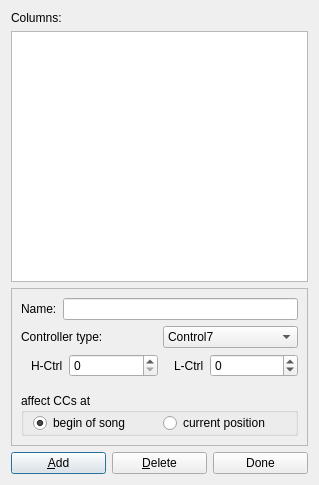
<?xml version="1.0" encoding="UTF-8"?>
<ui version="4.0">
 <class>ArrangerColumnsBase</class>
 <widget class="QDialog" name="ArrangerColumnsBase">
  <property name="geometry">
   <rect>
    <x>0</x>
    <y>0</y>
    <width>319</width>
    <height>485</height>
   </rect>
  </property>
  <property name="windowTitle">
   <string>Configure arranger columns</string>
  </property>
  <layout class="QVBoxLayout" name="verticalLayout_2">
   <item>
    <widget class="QLabel" name="label">
     <property name="text">
      <string>Columns:</string>
     </property>
    </widget>
   </item>
   <item>
    <widget class="QListWidget" name="listWidget"/>
   </item>
   <item>
    <widget class="QFrame" name="frame">
     <property name="frameShape">
      <enum>QFrame::StyledPanel</enum>
     </property>
     <property name="frameShadow">
      <enum>QFrame::Raised</enum>
     </property>
     <layout class="QVBoxLayout" name="verticalLayout_3">
      <item>
       <layout class="QVBoxLayout" name="verticalLayout">
        <item>
         <layout class="QHBoxLayout" name="horizontalLayout">
          <item>
           <widget class="QLabel" name="label_2">
            <property name="text">
             <string>Name:</string>
            </property>
           </widget>
          </item>
          <item>
           <widget class="QLineEdit" name="nameEdit"/>
          </item>
         </layout>
        </item>
        <item>
         <layout class="QHBoxLayout" name="horizontalLayout_2">
          <item>
           <widget class="QLabel" name="TextLabel2_4">
            <property name="text">
             <string>Controller type:</string>
            </property>
            <property name="wordWrap">
             <bool>false</bool>
            </property>
           </widget>
          </item>
          <item>
           <widget class="QComboBox" name="ctrlType">
            <property name="toolTip">
             <string>Midi controller type</string>
            </property>
            <property name="whatsThis">
             <string>Midi controller type</string>
            </property>
            <item>
             <property name="text">
              <string>Control7</string>
             </property>
            </item>
            <item>
             <property name="text">
              <string>Control14</string>
             </property>
            </item>
            <item>
             <property name="text">
              <string>RPN</string>
             </property>
            </item>
            <item>
             <property name="text">
              <string>NRPN</string>
             </property>
            </item>
            <item>
             <property name="text">
              <string>RPN14</string>
             </property>
            </item>
            <item>
             <property name="text">
              <string>NRPN14</string>
             </property>
            </item>
            <item>
             <property name="text">
              <string>Pitch</string>
             </property>
            </item>
            <item>
             <property name="text">
              <string>Program</string>
             </property>
            </item>
           </widget>
          </item>
         </layout>
        </item>
        <item>
         <layout class="QHBoxLayout" name="horizontalLayout_3">
          <item>
           <widget class="QLabel" name="TextLabel3_2">
            <property name="text">
             <string>H-Ctrl</string>
            </property>
            <property name="wordWrap">
             <bool>false</bool>
            </property>
            <property name="indent">
             <number>10</number>
            </property>
           </widget>
          </item>
          <item>
           <widget class="QSpinBox" name="spinBoxHCtrlNo">
            <property name="sizePolicy">
             <sizepolicy hsizetype="Expanding" vsizetype="Fixed">
              <horstretch>0</horstretch>
              <verstretch>0</verstretch>
             </sizepolicy>
            </property>
            <property name="toolTip">
             <string>Midi controller number high byte</string>
            </property>
            <property name="whatsThis">
             <string>Midi controller number high byte</string>
            </property>
            <property name="minimum">
             <number>0</number>
            </property>
            <property name="maximum">
             <number>127</number>
            </property>
            <property name="value">
             <number>0</number>
            </property>
           </widget>
          </item>
          <item>
           <widget class="QLabel" name="TextLabel2_3_2">
            <property name="text">
             <string>L-Ctrl</string>
            </property>
            <property name="wordWrap">
             <bool>false</bool>
            </property>
            <property name="indent">
             <number>10</number>
            </property>
           </widget>
          </item>
          <item>
           <widget class="QSpinBox" name="spinBoxLCtrlNo">
            <property name="sizePolicy">
             <sizepolicy hsizetype="Expanding" vsizetype="Fixed">
              <horstretch>0</horstretch>
              <verstretch>0</verstretch>
             </sizepolicy>
            </property>
            <property name="toolTip">
             <string>Midi controller number low byte</string>
            </property>
            <property name="whatsThis">
             <string>Midi controller number low byte</string>
            </property>
            <property name="specialValueText">
             <string comment="wild card">*</string>
            </property>
            <property name="minimum">
             <number>-1</number>
            </property>
            <property name="maximum">
             <number>127</number>
            </property>
            <property name="value">
             <number>0</number>
            </property>
           </widget>
          </item>
         </layout>
        </item>
        <item>
         <spacer name="verticalSpacer">
          <property name="orientation">
           <enum>Qt::Vertical</enum>
          </property>
          <property name="sizeType">
           <enum>QSizePolicy::Fixed</enum>
          </property>
          <property name="sizeHint" stdset="0">
           <size>
            <width>20</width>
            <height>10</height>
           </size>
          </property>
         </spacer>
        </item>
        <item>
         <widget class="QGroupBox" name="horizontalGroupBox">
          <property name="title">
           <string>affect CCs at</string>
          </property>
          <layout class="QHBoxLayout" name="horizontalLayout_4">
           <property name="spacing">
            <number>6</number>
           </property>
           <property name="topMargin">
            <number>0</number>
           </property>
           <property name="bottomMargin">
            <number>0</number>
           </property>
           <item>
            <widget class="QRadioButton" name="affectBeginButton">
             <property name="text">
              <string>begin of song</string>
             </property>
             <property name="checked">
              <bool>true</bool>
             </property>
            </widget>
           </item>
           <item>
            <widget class="QRadioButton" name="affectCposButton">
             <property name="text">
              <string>current position</string>
             </property>
            </widget>
           </item>
          </layout>
         </widget>
        </item>
       </layout>
      </item>
     </layout>
    </widget>
   </item>
   <item>
    <layout class="QHBoxLayout" name="horizontalLayout_5">
     <item>
      <widget class="QPushButton" name="addBtn">
       <property name="text">
        <string>&amp;Add</string>
       </property>
      </widget>
     </item>
     <item>
      <widget class="QPushButton" name="delBtn">
       <property name="text">
        <string>&amp;Delete</string>
       </property>
      </widget>
     </item>
     <item>
      <widget class="QPushButton" name="doneBtn">
       <property name="text">
        <string>Done</string>
       </property>
      </widget>
     </item>
    </layout>
   </item>
  </layout>
 </widget>
 <resources/>
 <connections>
  <connection>
   <sender>doneBtn</sender>
   <signal>clicked()</signal>
   <receiver>ArrangerColumnsBase</receiver>
   <slot>accept()</slot>
   <hints>
    <hint type="sourcelabel">
     <x>260</x>
     <y>383</y>
    </hint>
    <hint type="destinationlabel">
     <x>159</x>
     <y>203</y>
    </hint>
   </hints>
  </connection>
 </connections>
</ui>
